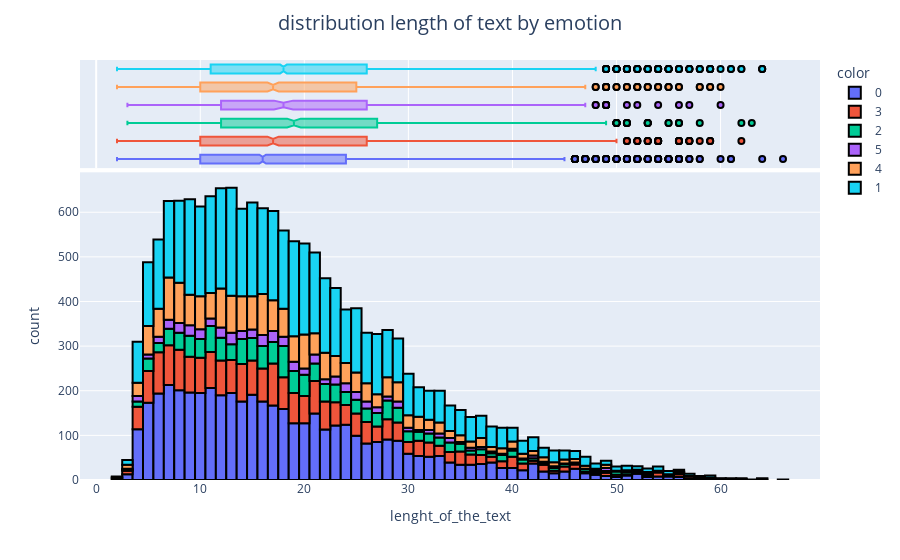

Write notebook code for a chart like this one.
### Code cell
plt.figure(figsize=(10, 10))
fig = px.histogram(train['length_of_text'], marginal='box', labels={'value':'lenght_of_the_text'}, color=train['label'])

fig.update_traces(marker=dict(line=dict(color='#000000', width=2)))

fig.update_layout(title_text='distribution length of text by emotion', title_x=0.5, title_font=dict(size=20))

fig.show()

### Figure 1 — Plotly figure (JSON) as saved in the notebook; plotly's stock layout.template omitted (floating-point values rounded to 4 significant figures; data arrays with more than 128 entries replaced by an {"elided": "..."} marker saying what was removed)
{"data": [{"bingroup": "x", "hovertemplate": "color=0<br>lenght_of_the_text=%{x}<br>count=%{y}<extra></extra>", "legendgroup": "0", "marker": {"color": "#636efa", "line": {"color": "#000000", "width": 2}, "pattern": {"shape": ""}}, "name": "0", "orientation": "v", "showlegend": true, "type": "histogram", "x": {"elided": "4666 int values"}, "xaxis": "x", "yaxis": "y"}, {"hovertemplate": "color=0<br>lenght_of_the_text=%{x}<extra></extra>", "legendgroup": "0", "marker": {"color": "#636efa", "line": {"color": "#000000", "width": 2}}, "name": "0", "notched": true, "showlegend": false, "type": "box", "x": {"elided": "4666 int values"}, "xaxis": "x2", "yaxis": "y2"}, {"bingroup": "x", "hovertemplate": "color=3<br>lenght_of_the_text=%{x}<br>count=%{y}<extra></extra>", "legendgroup": "3", "marker": {"color": "#EF553B", "line": {"color": "#000000", "width": 2}, "pattern": {"shape": ""}}, "name": "3", "orientation": "v", "showlegend": true, "type": "histogram", "x": {"elided": "2159 int values"}, "xaxis": "x", "yaxis": "y"}, {"hovertemplate": "color=3<br>lenght_of_the_text=%{x}<extra></extra>", "legendgroup": "3", "marker": {"color": "#EF553B", "line": {"color": "#000000", "width": 2}}, "name": "3", "notched": true, "showlegend": false, "type": "box", "x": {"elided": "2159 int values"}, "xaxis": "x2", "yaxis": "y2"}, {"bingroup": "x", "hovertemplate": "color=2<br>lenght_of_the_text=%{x}<br>count=%{y}<extra></extra>", "legendgroup": "2", "marker": {"color": "#00cc96", "line": {"color": "#000000", "width": 2}, "pattern": {"shape": ""}}, "name": "2", "orientation": "v", "showlegend": true, "type": "histogram", "x": {"elided": "1304 int values"}, "xaxis": "x", "yaxis": "y"}, {"hovertemplate": "color=2<br>lenght_of_the_text=%{x}<extra></extra>", "legendgroup": "2", "marker": {"color": "#00cc96", "line": {"color": "#000000", "width": 2}}, "name": "2", "notched": true, "showlegend": false, "type": "box", "x": {"elided": "1304 int values"}, "xaxis": "x2", "yaxis": "y2"}, {"bingroup": "x", "hovertemplate": "color=5<br>lenght_of_the_text=%{x}<br>count=%{y}<extra></extra>", "legendgroup": "5", "marker": {"color": "#ab63fa", "line": {"color": "#000000", "width": 2}, "pattern": {"shape": ""}}, "name": "5", "orientation": "v", "showlegend": true, "type": "histogram", "x": {"elided": "572 int values"}, "xaxis": "x", "yaxis": "y"}, {"hovertemplate": "color=5<br>lenght_of_the_text=%{x}<extra></extra>", "legendgroup": "5", "marker": {"color": "#ab63fa", "line": {"color": "#000000", "width": 2}}, "name": "5", "notched": true, "showlegend": false, "type": "box", "x": {"elided": "572 int values"}, "xaxis": "x2", "yaxis": "y2"}, {"bingroup": "x", "hovertemplate": "color=4<br>lenght_of_the_text=%{x}<br>count=%{y}<extra></extra>", "legendgroup": "4", "marker": {"color": "#FFA15A", "line": {"color": "#000000", "width": 2}, "pattern": {"shape": ""}}, "name": "4", "orientation": "v", "showlegend": true, "type": "histogram", "x": {"elided": "1937 int values"}, "xaxis": "x", "yaxis": "y"}, {"hovertemplate": "color=4<br>lenght_of_the_text=%{x}<extra></extra>", "legendgroup": "4", "marker": {"color": "#FFA15A", "line": {"color": "#000000", "width": 2}}, "name": "4", "notched": true, "showlegend": false, "type": "box", "x": {"elided": "1937 int values"}, "xaxis": "x2", "yaxis": "y2"}, {"bingroup": "x", "hovertemplate": "color=1<br>lenght_of_the_text=%{x}<br>count=%{y}<extra></extra>", "legendgroup": "1", "marker": {"color": "#19d3f3", "line": {"color": "#000000", "width": 2}, "pattern": {"shape": ""}}, "name": "1", "orientation": "v", "showlegend": true, "type": "histogram", "x": {"elided": "5362 int values"}, "xaxis": "x", "yaxis": "y"}, {"hovertemplate": "color=1<br>lenght_of_the_text=%{x}<extra></extra>", "legendgroup": "1", "marker": {"color": "#19d3f3", "line": {"color": "#000000", "width": 2}}, "name": "1", "notched": true, "showlegend": false, "type": "box", "x": {"elided": "5362 int values"}, "xaxis": "x2", "yaxis": "y2"}], "layout": {"barmode": "relative", "legend": {"title": {"text": "color"}, "tracegroupgap": 0}, "margin": {"t": 60}, "title": {"font": {"size": 20}, "text": "distribution length of text by emotion", "x": 0.5}, "xaxis": {"anchor": "y", "domain": [0, 1], "title": {"text": "lenght_of_the_text"}}, "xaxis2": {"anchor": "y2", "domain": [0, 1], "matches": "x", "showgrid": true, "showticklabels": false}, "yaxis": {"anchor": "x", "domain": [0, 0.7326], "title": {"text": "count"}}, "yaxis2": {"anchor": "x2", "domain": [0.7426, 1], "matches": "y2", "showgrid": false, "showline": false, "showticklabels": false, "ticks": ""}}}
